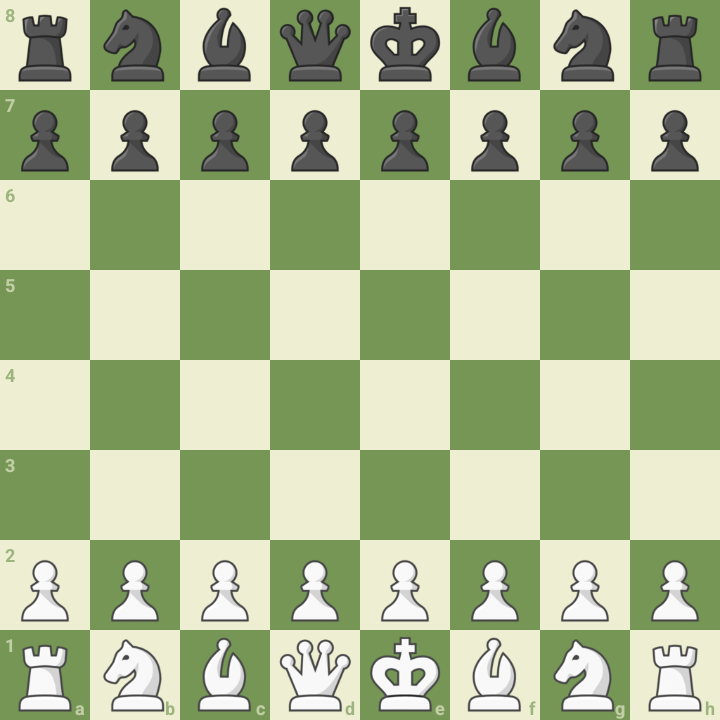
#> input picture motor_fen/input/Master.png, 720 x 720 px, found by its file name
$ python filtro_prueba.py
#> lines starting #> are read from the running program, lines starting #| are printed output that depends on the picture; after the words box and inside, x2 and y2 are one past the last pixel; in counts of white or black regions, pixels touching at a corner belong together
import cv2
import os

ruta_in = os.path.expanduser("~/chesz/motor_fen/input/Master.png")
ruta_out = os.path.expanduser("~/chesz/motor_fen/input/Master_normalizado.png")

# 1. Leer en escala de grises
img_gray = cv2.imread(ruta_in, cv2.IMREAD_GRAYSCALE)
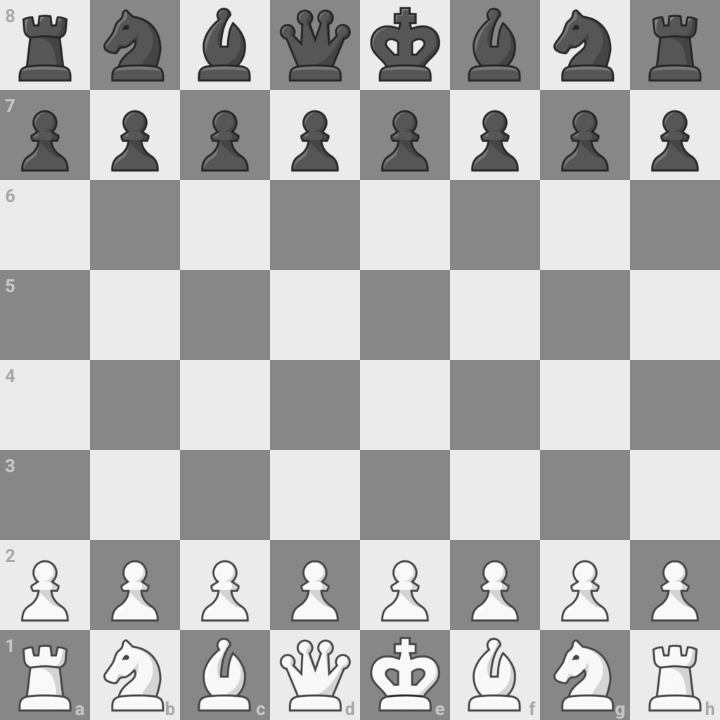
#> img_gray: shape (720, 720); min 33, max 255, mean 178.3

if img_gray is None:
    print(f"Error: No se encontró {ruta_in}")
    exit()

# 2. Suavizado ligero para reducir ruido del tablero
blur = cv2.GaussianBlur(img_gray, (5, 5), 0)

# 3. Filtro Universal de Otsu (calcula el umbral dinámicamente)
_, umbral = cv2.threshold(blur, 0, 255, cv2.THRESH_BINARY + cv2.THRESH_OTSU)
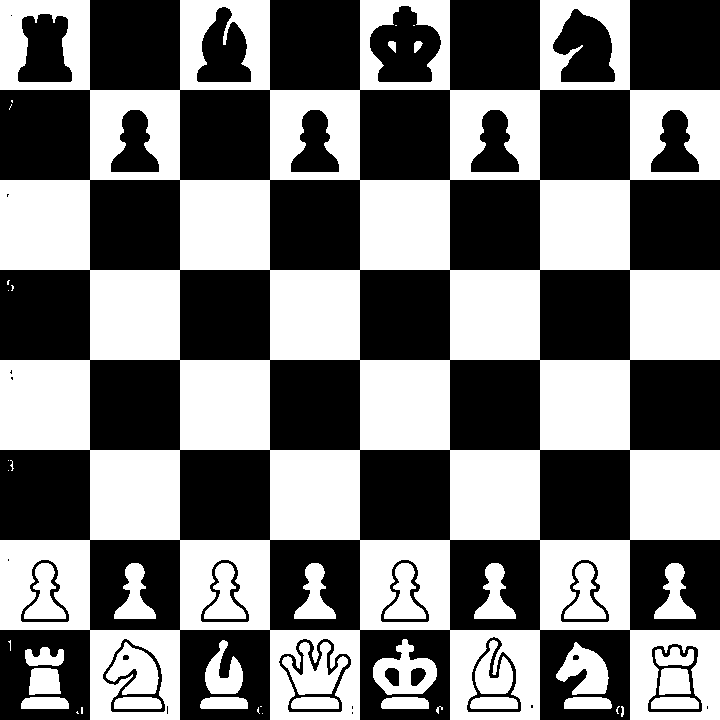
#> umbral: shape (720, 720); 47.5% white; 48 white regions (17 under 20 px), largest, box (x1, y1, x2, y2) and area: (0, 0, 720, 720) 220398, (373, 639, 437, 695) 1803, (282, 642, 348, 695) 1676

cv2.imwrite(ruta_out, umbral)
print(f"Imagen normalizada guardada en: {ruta_out}")
